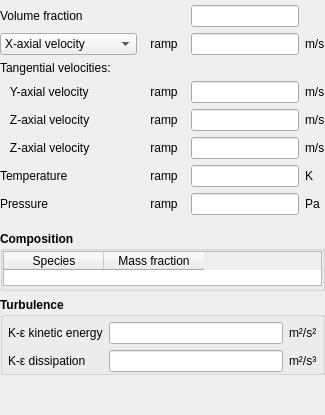
              <widget class="QWidget" name="page_fluid_I">
               <property name="sizePolicy">
                <sizepolicy hsizetype="MinimumExpanding" vsizetype="MinimumExpanding">
                 <horstretch>0</horstretch>
                 <verstretch>0</verstretch>
                </sizepolicy>
               </property>
               <layout class="QVBoxLayout" name="verticalLayout_3" stretch="0,0,0,0">
                <property name="leftMargin">
                 <number>0</number>
                </property>
                <property name="topMargin">
                 <number>0</number>
                </property>
                <property name="rightMargin">
                 <number>0</number>
                </property>
                <property name="bottomMargin">
                 <number>0</number>
                </property>
                <item>
                 <layout class="QGridLayout" name="gridLayout_6" columnstretch="0,0,1,0">
                  <property name="leftMargin">
                   <number>0</number>
                  </property>
                  <property name="topMargin">
                   <number>5</number>
                  </property>
                  <property name="rightMargin">
                   <number>0</number>
                  </property>
                  <property name="bottomMargin">
                   <number>10</number>
                  </property>
                  <item row="1" column="0">
                   <widget class="QStackedWidget" name="stackedwidget_fluid_I">
                    <property name="sizePolicy">
                     <sizepolicy hsizetype="Maximum" vsizetype="Maximum">
                      <horstretch>0</horstretch>
                      <verstretch>0</verstretch>
                     </sizepolicy>
                    </property>
                    <property name="maximumSize">
                     <size>
                      <width>16777215</width>
                      <height>16777215</height>
                     </size>
                    </property>
                    <property name="currentIndex">
                     <number>0</number>
                    </property>
                    <widget class="QWidget" name="subpage_fluid_I_MI">
                     <property name="sizePolicy">
                      <sizepolicy hsizetype="Maximum" vsizetype="Preferred">
                       <horstretch>0</horstretch>
                       <verstretch>0</verstretch>
                      </sizepolicy>
                     </property>
                     <property name="maximumSize">
                      <size>
                       <width>16777215</width>
                       <height>16777215</height>
                      </size>
                     </property>
                     <layout class="QGridLayout" name="gridLayout_9">
                      <property name="leftMargin">
                       <number>0</number>
                      </property>
                      <property name="topMargin">
                       <number>0</number>
                      </property>
                      <property name="rightMargin">
                       <number>0</number>
                      </property>
                      <property name="bottomMargin">
                       <number>0</number>
                      </property>
                      <item row="0" column="0">
                       <widget class="ComboBox" name="combobox_fluid_inflow_type">
                        <property name="sizePolicy">
                         <sizepolicy hsizetype="Maximum" vsizetype="Maximum">
                          <horstretch>0</horstretch>
                          <verstretch>0</verstretch>
                         </sizepolicy>
                        </property>
                        <property name="maximumSize">
                         <size>
                          <width>16777215</width>
                          <height>16777215</height>
                         </size>
                        </property>
                        <property name="font">
                         <font>
                          <weight>50</weight>
                          <bold>false</bold>
                         </font>
                        </property>
                        <property name="sizeAdjustPolicy">
                         <enum>QComboBox::AdjustToContents</enum>
                        </property>
                        <item>
                         <property name="text">
                          <string>X-axial velocity</string>
                         </property>
                        </item>
                        <item>
                         <property name="text">
                          <string>Volumetric flow rate</string>
                         </property>
                        </item>
                        <item>
                         <property name="text">
                          <string>Mass flow rate</string>
                         </property>
                        </item>
                       </widget>
                      </item>
                     </layout>
                    </widget>
                    <widget class="QWidget" name="subpage_fluid_I_PI">
                     <property name="sizePolicy">
                      <sizepolicy hsizetype="Maximum" vsizetype="Preferred">
                       <horstretch>0</horstretch>
                       <verstretch>0</verstretch>
                      </sizepolicy>
                     </property>
                     <property name="maximumSize">
                      <size>
                       <width>16777215</width>
                       <height>16777215</height>
                      </size>
                     </property>
                     <layout class="QGridLayout" name="gridLayout_8">
                      <property name="leftMargin">
                       <number>0</number>
                      </property>
                      <property name="topMargin">
                       <number>0</number>
                      </property>
                      <property name="rightMargin">
                       <number>0</number>
                      </property>
                      <property name="bottomMargin">
                       <number>0</number>
                      </property>
                      <item row="0" column="0">
                       <widget class="QLabel" name="label_bc_u_g">
                        <property name="sizePolicy">
                         <sizepolicy hsizetype="Minimum" vsizetype="Preferred">
                          <horstretch>0</horstretch>
                          <verstretch>0</verstretch>
                         </sizepolicy>
                        </property>
                        <property name="maximumSize">
                         <size>
                          <width>16777215</width>
                          <height>16777215</height>
                         </size>
                        </property>
                        <property name="text">
                         <string>X-axial velocity</string>
                        </property>
                       </widget>
                      </item>
                     </layout>
                    </widget>
                   </widget>
                  </item>
                  <item row="1" column="3">
                   <widget class="QLabel" name="label_fluid_inflow_units">
                    <property name="text">
                     <string>m/s</string>
                    </property>
                   </widget>
                  </item>
                  <item row="7" column="3">
                   <widget class="QLabel" name="label_bc_p_g_units">
                    <property name="text">
                     <string>Pa</string>
                    </property>
                   </widget>
                  </item>
                  <item row="5" column="0">
                   <widget class="QLabel" name="label_fluid_velocity_3">
                    <property name="text">
                     <string>   Z-axial velocity</string>
                    </property>
                   </widget>
                  </item>
                  <item row="6" column="3">
                   <widget class="QLabel" name="label_bc_t_g_units">
                    <property name="text">
                     <string>K</string>
                    </property>
                   </widget>
                  </item>
                  <item row="4" column="0">
                   <widget class="QLabel" name="label_fluid_velocity_2">
                    <property name="text">
                     <string>   Z-axial velocity</string>
                    </property>
                   </widget>
                  </item>
                  <item row="3" column="3">
                   <widget class="QLabel" name="label_fluid_velocity_1_units">
                    <property name="text">
                     <string>m/s</string>
                    </property>
                   </widget>
                  </item>
                  <item row="3" column="0">
                   <widget class="QLabel" name="label_fluid_velocity_1">
                    <property name="text">
                     <string>   Y-axial velocity</string>
                    </property>
                   </widget>
                  </item>
                  <item row="7" column="0">
                   <widget class="QLabel" name="label_bc_p_g">
                    <property name="font">
                     <font>
                      <weight>50</weight>
                      <bold>false</bold>
                     </font>
                    </property>
                    <property name="text">
                     <string>Pressure</string>
                    </property>
                   </widget>
                  </item>
                  <item row="7" column="2">
                   <widget class="LineEdit" name="lineedit_keyword_bc_p_g_args_BC"/>
                  </item>
                  <item row="5" column="2">
                   <widget class="LineEdit" name="lineedit_keyword_bc_w_g_args_BC"/>
                  </item>
                  <item row="6" column="2">
                   <widget class="LineEdit" name="lineedit_keyword_bc_t_g_args_BC"/>
                  </item>
                  <item row="0" column="0">
                   <widget class="QLabel" name="label_bc_ep_g">
                    <property name="text">
                     <string>Volume fraction</string>
                    </property>
                   </widget>
                  </item>
                  <item row="1" column="2">
                   <widget class="LineEdit" name="lineedit_fluid_inflow"/>
                  </item>
                  <item row="2" column="0" colspan="4">
                   <widget class="QLabel" name="label_fluid_velocities">
                    <property name="font">
                     <font>
                      <weight>50</weight>
                      <bold>false</bold>
                     </font>
                    </property>
                    <property name="text">
                     <string>Tangential velocities:</string>
                    </property>
                   </widget>
                  </item>
                  <item row="0" column="2">
                   <widget class="LineEdit" name="lineedit_keyword_bc_ep_g_args_BC">
                    <property name="readOnly">
                     <bool>true</bool>
                    </property>
                   </widget>
                  </item>
                  <item row="4" column="2">
                   <widget class="LineEdit" name="lineedit_fluid_velocity_2"/>
                  </item>
                  <item row="6" column="0">
                   <widget class="QLabel" name="label_bc_t_g">
                    <property name="text">
                     <string>Temperature</string>
                    </property>
                   </widget>
                  </item>
                  <item row="4" column="3">
                   <widget class="QLabel" name="label_fluid_velocity_2_units">
                    <property name="text">
                     <string>m/s</string>
                    </property>
                   </widget>
                  </item>
                  <item row="3" column="2">
                   <widget class="LineEdit" name="lineedit_fluid_velocity_1"/>
                  </item>
                  <item row="5" column="3">
                   <widget class="QLabel" name="label_fluid_velocity_3_units">
                    <property name="text">
                     <string>m/s</string>
                    </property>
                   </widget>
                  </item>
                  <item row="1" column="1">
                   <widget class="QToolButton" name="toolbutton_ramp_fluid_inflow">
                    <property name="text">
                     <string>ramp</string>
                    </property>
                    <property name="autoRaise">
                     <bool>true</bool>
                    </property>
                   </widget>
                  </item>
                  <item row="3" column="1">
                   <widget class="QToolButton" name="toolbutton_ramp_fluid_velocity_1">
                    <property name="text">
                     <string>ramp</string>
                    </property>
                    <property name="autoRaise">
                     <bool>true</bool>
                    </property>
                   </widget>
                  </item>
                  <item row="4" column="1">
                   <widget class="QToolButton" name="toolbutton_ramp_fluid_velocity_2">
                    <property name="text">
                     <string>ramp</string>
                    </property>
                    <property name="autoRaise">
                     <bool>true</bool>
                    </property>
                   </widget>
                  </item>
                  <item row="5" column="1">
                   <widget class="QToolButton" name="toolbutton_ramp_fluid_velocity_3">
                    <property name="text">
                     <string>ramp</string>
                    </property>
                    <property name="autoRaise">
                     <bool>true</bool>
                    </property>
                   </widget>
                  </item>
                  <item row="6" column="1">
                   <widget class="QToolButton" name="toolbutton_ramp_bc_t_g">
                    <property name="text">
                     <string>ramp</string>
                    </property>
                    <property name="autoRaise">
                     <bool>true</bool>
                    </property>
                   </widget>
                  </item>
                  <item row="7" column="1">
                   <widget class="QToolButton" name="toolbutton_ramp_bc_p_g">
                    <property name="text">
                     <string>ramp</string>
                    </property>
                    <property name="autoRaise">
                     <bool>true</bool>
                    </property>
                   </widget>
                  </item>
                 </layout>
                </item>
                <item>
                 <widget class="QGroupBox" name="groupbox_fluid_composition">
                  <property name="sizePolicy">
                   <sizepolicy hsizetype="Preferred" vsizetype="Preferred">
                    <horstretch>0</horstretch>
                    <verstretch>0</verstretch>
                   </sizepolicy>
                  </property>
                  <property name="maximumSize">
                   <size>
                    <width>16777215</width>
                    <height>16777215</height>
                   </size>
                  </property>
                  <property name="font">
                   <font>
                    <weight>75</weight>
                    <bold>true</bold>
                   </font>
                  </property>
                  <property name="title">
                   <string>Composition</string>
                  </property>
                  <property name="flat">
                   <bool>true</bool>
                  </property>
                  <layout class="QGridLayout" name="gridLayout_10">
                   <property name="leftMargin">
                    <number>0</number>
                   </property>
                   <property name="topMargin">
                    <number>0</number>
                   </property>
                   <property name="rightMargin">
                    <number>0</number>
                   </property>
                   <property name="bottomMargin">
                    <number>2</number>
                   </property>
                   <item row="0" column="0">
                    <widget class="QTableWidget" name="tablewidget_fluid_mass_fraction">
                     <property name="sizePolicy">
                      <sizepolicy hsizetype="MinimumExpanding" vsizetype="Minimum">
                       <horstretch>0</horstretch>
                       <verstretch>0</verstretch>
                      </sizepolicy>
                     </property>
                     <property name="maximumSize">
                      <size>
                       <width>16777215</width>
                       <height>35</height>
                      </size>
                     </property>
                     <property name="font">
                      <font>
                       <weight>50</weight>
                       <bold>false</bold>
                      </font>
                     </property>
                     <property name="sizeAdjustPolicy">
                      <enum>QAbstractScrollArea::AdjustIgnored</enum>
                     </property>
                     <property name="selectionMode">
                      <enum>QAbstractItemView::NoSelection</enum>
                     </property>
                     <attribute name="verticalHeaderVisible">
                      <bool>false</bool>
                     </attribute>
                     <attribute name="verticalHeaderCascadingSectionResizes">
                      <bool>true</bool>
                     </attribute>
                     <column>
                      <property name="text">
                       <string>Species</string>
                      </property>
                     </column>
                     <column>
                      <property name="text">
                       <string>Mass fraction</string>
                      </property>
                     </column>
                    </widget>
                   </item>
                  </layout>
                 </widget>
                </item>
                <item>
                 <widget class="QGroupBox" name="groupbox_inflow_turbulence">
                  <property name="font">
                   <font>
                    <weight>75</weight>
                    <bold>true</bold>
                   </font>
                  </property>
                  <property name="title">
                   <string>Turbulence</string>
                  </property>
                  <property name="flat">
                   <bool>true</bool>
                  </property>
                  <layout class="QGridLayout" name="gridLayout_11">
                   <property name="leftMargin">
                    <number>5</number>
                   </property>
                   <property name="topMargin">
                    <number>5</number>
                   </property>
                   <property name="rightMargin">
                    <number>5</number>
                   </property>
                   <property name="bottomMargin">
                    <number>0</number>
                   </property>
                   <item row="0" column="2">
                    <widget class="QLabel" name="label_bc_k_turb_g_units">
                     <property name="font">
                      <font>
                       <weight>50</weight>
                       <bold>false</bold>
                      </font>
                     </property>
                     <property name="text">
                      <string>m²/s²</string>
                     </property>
                    </widget>
                   </item>
                   <item row="0" column="0">
                    <widget class="QLabel" name="label_bc_k_turb_g">
                     <property name="font">
                      <font>
                       <weight>50</weight>
                       <bold>false</bold>
                      </font>
                     </property>
                     <property name="text">
                      <string>K-ε kinetic energy</string>
                     </property>
                    </widget>
                   </item>
                   <item row="0" column="1">
                    <widget class="LineEdit" name="lineedit_keyword_bc_k_turb_g_args_BC">
                     <property name="font">
                      <font>
                       <weight>50</weight>
                       <bold>false</bold>
                      </font>
                     </property>
                    </widget>
                   </item>
                   <item row="1" column="2">
                    <widget class="QLabel" name="label_bc_e_turb_g_units">
                     <property name="font">
                      <font>
                       <weight>50</weight>
                       <bold>false</bold>
                      </font>
                     </property>
                     <property name="text">
                      <string>m²/s³</string>
                     </property>
                    </widget>
                   </item>
                   <item row="1" column="0">
                    <widget class="QLabel" name="label_bc_e_turb_g">
                     <property name="font">
                      <font>
                       <weight>50</weight>
                       <bold>false</bold>
                      </font>
                     </property>
                     <property name="text">
                      <string>K-ε dissipation</string>
                     </property>
                    </widget>
                   </item>
                   <item row="1" column="1">
                    <widget class="LineEdit" name="lineedit_keyword_bc_e_turb_g_args_BC">
                     <property name="font">
                      <font>
                       <weight>50</weight>
                       <bold>false</bold>
                      </font>
                     </property>
                    </widget>
                   </item>
                  </layout>
                 </widget>
                </item>
                <item>
                 <spacer name="verticalSpacer_2">
                  <property name="orientation">
                   <enum>Qt::Vertical</enum>
                  </property>
                  <property name="sizeHint" stdset="0">
                   <size>
                    <width>20</width>
                    <height>40</height>
                   </size>
                  </property>
                 </spacer>
                </item>
               </layout>
              </widget>
